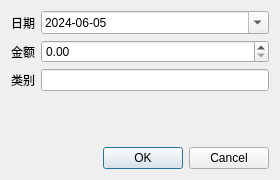
<?xml version="1.0" encoding="UTF-8"?>
<ui version="4.0">
    <class>AddFinanceDialog</class>
    <widget class="QDialog" name="AddFinanceDialog">
        <property name="geometry">
            <rect>
                <x>0</x>
                <y>0</y>
                <width>280</width>
                <height>180</height>
            </rect>
        </property>
        <property name="windowTitle">
            <string>添加账本记录</string>
        </property>
        <layout class="QVBoxLayout" name="verticalLayout">
            <item>
                <layout class="QFormLayout" name="formLayout">
                    <item row="0" column="0">
                        <widget class="QLabel" name="label_date">
                            <property name="text">
                                <string>日期</string>
                            </property>
                        </widget>
                    </item>
                    <item row="0" column="1">
                        <widget class="QDateEdit" name="dateEdit">
                            <property name="calendarPopup">
                                <bool>true</bool>
                            </property>
                            <property name="displayFormat">
                                <string>yyyy-MM-dd</string>
                            </property>
                            <property name="date">
                                <date>
                                    <year>2024</year>
                                    <month>6</month>
                                    <day>5</day>
                                </date>
                            </property>
                        </widget>
                    </item>
                    <item row="1" column="0">
                        <widget class="QLabel" name="label_amount">
                            <property name="text">
                                <string>金额</string>
                            </property>
                        </widget>
                    </item>
                    <item row="1" column="1">
                        <widget class="QDoubleSpinBox" name="amountSpinBox">
                            <property name="maximum">
                                <double>100000</double>
                            </property>
                            <property name="decimals">
                                <number>2</number>
                            </property>
                        </widget>
                    </item>
                    <item row="2" column="0">
                        <widget class="QLabel" name="label_category">
                            <property name="text">
                                <string>类别</string>
                            </property>
                        </widget>
                    </item>
                    <item row="2" column="1">
                        <widget class="QLineEdit" name="categoryEdit"/>
                    </item>
                </layout>
            </item>
            <item>
                <widget class="QDialogButtonBox" name="buttonBox">
                    <property name="standardButtons">
                        <set>QDialogButtonBox::Cancel|QDialogButtonBox::Ok</set>
                    </property>
                </widget>
            </item>
        </layout>
    </widget>
    <resources/>
    <connections>
        <connection>
            <sender>buttonBox</sender>
            <signal>accepted()</signal>
            <receiver>AddFinanceDialog</receiver>
            <slot>accept()</slot>
        </connection>
        <connection>
            <sender>buttonBox</sender>
            <signal>rejected()</signal>
            <receiver>AddFinanceDialog</receiver>
            <slot>reject()</slot>
        </connection>
    </connections>
</ui>
